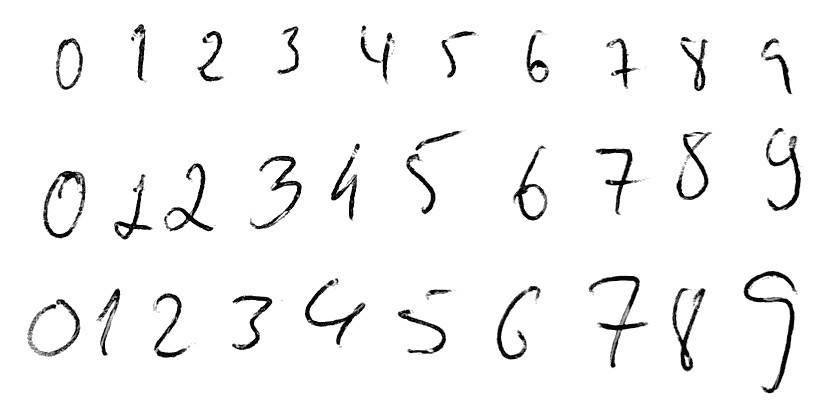
%> input picture p1.jpg, 828 x 406 px
$ octave --eval "result = preprocessing(imread('p1.jpg'));"   (GNU Octave 9; MATLAB toolbox functions it lacks are replaced by stand-ins)
%> lines starting %> are read from the running program, lines starting %| are printed output that depends on the picture; in (x1, y1, x2, y2) boxes, pixels count from 0 and x2, y2 are one past the last pixel; in counts of white or black regions, pixels touching at a corner belong together; the program's own positions count from 1
function [ imgouter ] = preprocessing( x)
i=rgb2gray(x);
y=medfilt2(i);
fff = im2bw(y, graythresh(y));
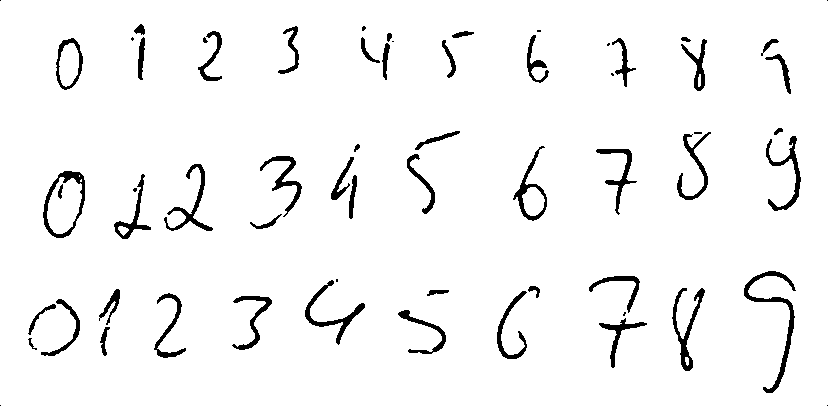
%> fff: size 406x828 logical; 95.6% white; 63 black regions (15 under 20 px), largest, box (x1, y1, x2, y2) and area: (744, 271, 796, 393) 932, (43, 171, 85, 238) 673, (672, 288, 705, 371) 673
img=fff;
imgout = (img>mean(img(:)));
colorWhite = 0;
colorBlack = 0;
[H W] = size(imgout);
%> H = 406; W = 828
imgouter = zeros(H, W);
for i=1:H
    for j=1:W
        if(imgout(i,j) == 1)
            colorWhite = colorWhite+1;
        else
            colorBlack = colorBlack+1;
        end
    end
end
%> after the loop, colorBlack = 14797; colorWhite = 321371

if(colorWhite>colorBlack)

    imgouter = imcomplement(imgout);
else
    imgouter = imgout;

se = strel('square',3);
closeBW = imclose(imgouter,se);
imgouter = imdilate(closeBW,se);
imgouter = imresize(imgouter,3);
se = strel('square',4);
closeBW = imclose(imgouter,se);
imgouter = imdilate(closeBW,se);
imshow(imgouter);
end
end
